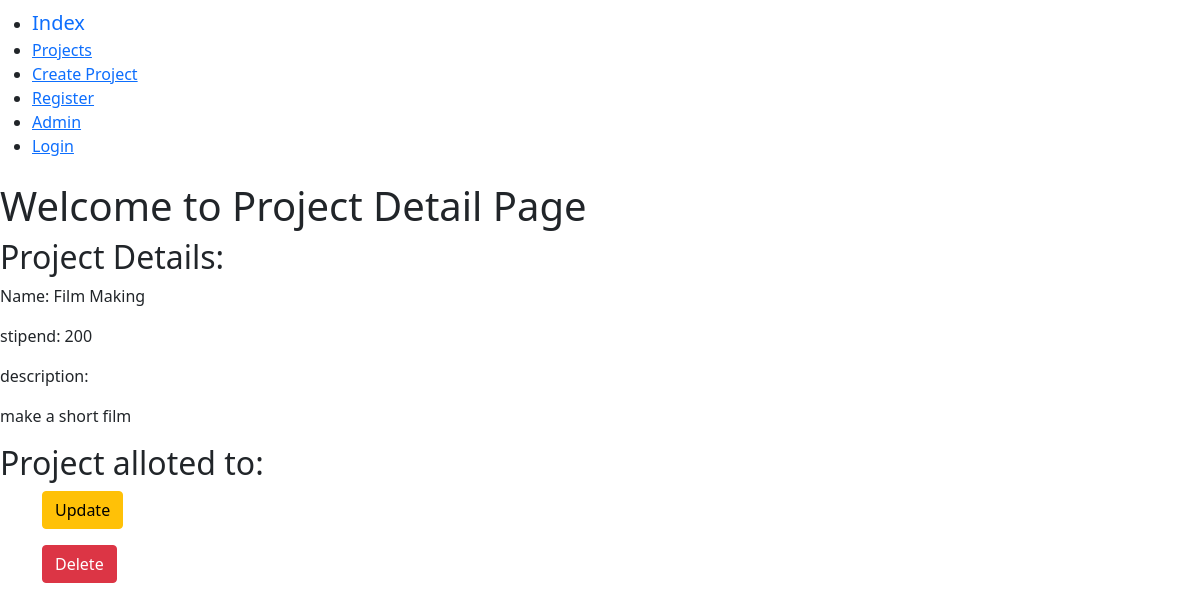
Page /jobfair_app/project_list/4/ on the committed database.
### jobfair_app/models.py (models this page shows, shortened)
class Project(models.Model):
    name = models.CharField(max_length = 256)
    description = models.TextField(
        default = ' ',
        max_length=500,
    )
    stipend = models.IntegerField(
        default = 0,
     )
    upvote = models.IntegerField(
        default = 0,
    )
    downvote = models.IntegerField(
        default = 0,
    )
    skills = models.TextField(
    default = '',
    max_length = 500
    )

### jobfair_app/views.py (the view)
# urls.py: path('project_list/<pk>/',views.ProjectDetailView.as_view(), name = 'project_detail'),
class ProjectDetailView(DetailView):
    model = models.Project
    template_name = 'project_detail.html'
    context_object_name = 'project_detail'

### jobfair_app/templates/project_detail.html (shortened to what this page needs)
{% extends "base.html" %}
{% block body_block %}
  <div class="jumbotron">
    <h1>Welcome to Project Detail Page</h1>
    <h2>Project Details:</h2>
    <p>Name: {{project_detail.name}}</p>
    <p>stipend: {{project_detail.stipend}}</p>
    <p>description:</p>
    <p>{{project_detail.description}}</p>
    <h2>Project alloted to:</h2>
    <div class="container">
      <p> <a class = 'btn btn-warning' href="{% url 'jobfair_app:project_update' pk=project_detail.pk %}"> Update</a> </p>
    </div>
    <div class="container">
      <p> <a class = 'btn btn-danger' href="{% url 'jobfair_app:project_delete' pk=project_detail.pk %}"> Delete</a> </p>
    </div>
  </div>
{% endblock %}

### rows in the picture
Project: name "Film Making", stipend "200", description "make a short film"
